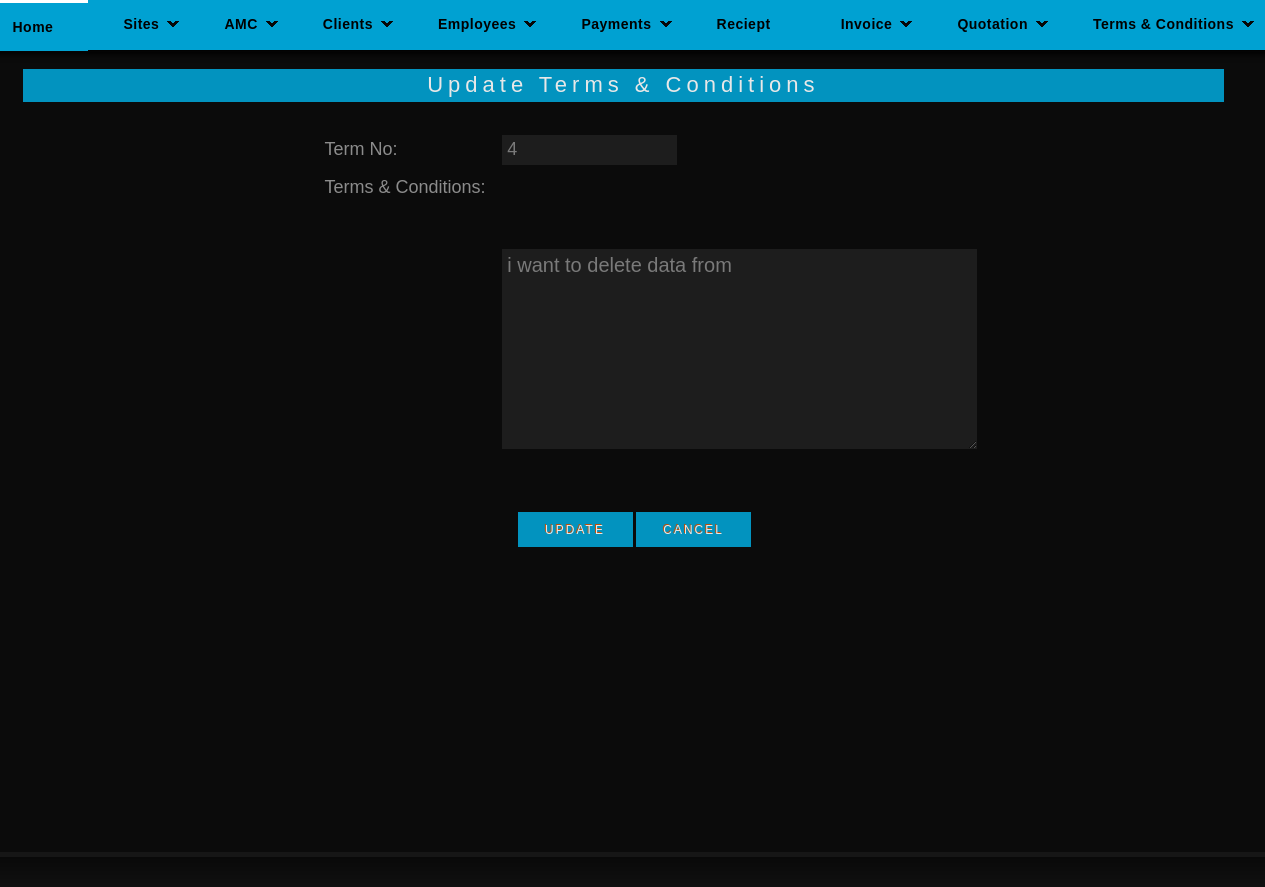
Page /updateterm.php?e_id2=4 on the earlier database version.
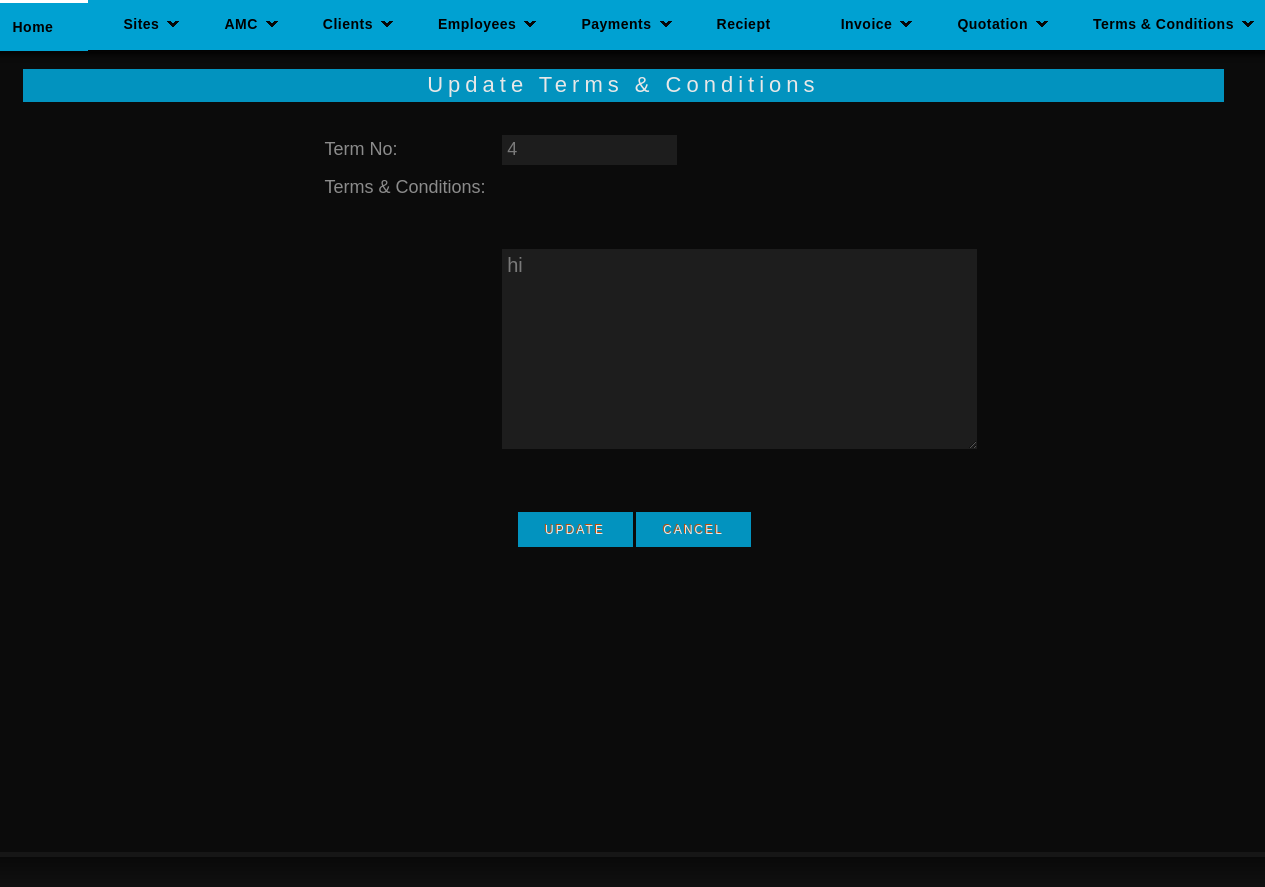
Same page on the later database version.
### tables this page shows
CREATE TABLE IF NOT EXISTS `terms` (
  `t_id` int(11) NOT NULL AUTO_INCREMENT,
  `t_term` varchar(200) NOT NULL,
  PRIMARY KEY (`t_id`)
);

### updateterm.php (the view, shortened to what this page needs)
<?php
	$up_e=$_REQUEST['e_id2'];
	$up_qry="select * from terms where t_id=".$up_e;
	$up_res=mysql_query($up_qry);
	$row_up=mysql_fetch_array($up_res);
?>
<html>
<head>
<link rel="stylesheet" href="styles.css" type="text/css" />
</head>
<body>
<div id="container">
    <?php
	include("header.php");
	?>
    <div id="sub-header">
    <div class="quo">
    	<br />
		<div class="quotation"><center>Update Terms & Conditions</center></div>
        <div>
        <form action="" method="post">
        <table class="addemp_term">
        <tr>
        <td class="l_form">Term No:</td>
        <td><input type="text" class="q_in" name="t_no" value="<?php echo $row_up[0]; ?>"></td>
        </tr>
        <tr>
        <td valign="top" class="l_form">Terms & Conditions:</td>
        <td><textarea class="q_term" name="term"><?php echo $row_up[1]; ?></textarea></td>
        </tr>
        </div>
        <div class="addemp_t">
         <input name="e_up" class="formbutton" value=" Update " type="submit" />
         <input name="e_can" class="formbutton" value="Cancel" type="submit" />
        </div>
    </div>
    </div>
    </div>
 <div id="footer">
    </div>
</body>
</html>

Differences in the rows shown:
changed terms id 4: term "i want to delete data from" → "hi"
